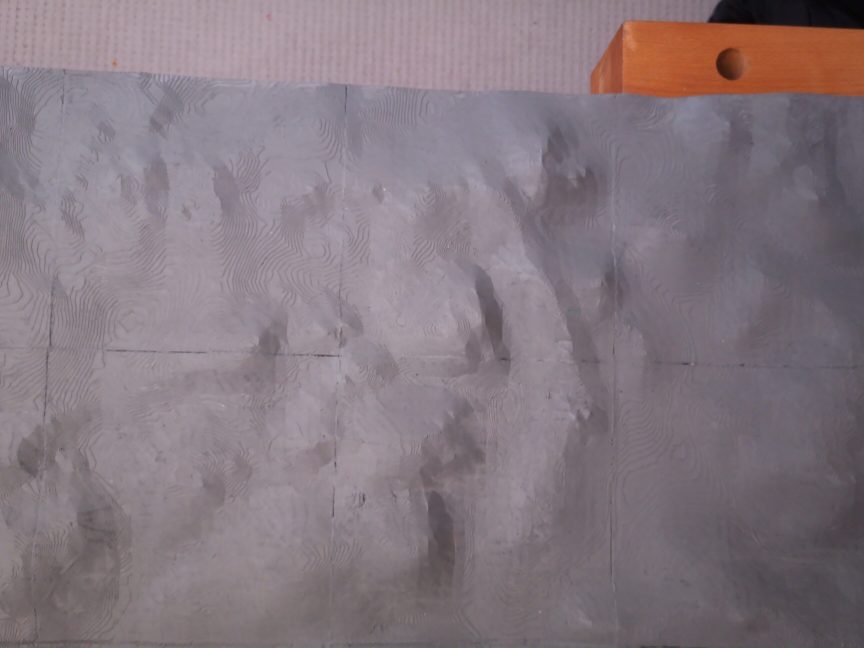
#> input picture ground/captures/map_frame_1773960411.jpg, 2592 x 1944 px, given in place of c, which was not available (shown at 1/3 size)
$ python -i stitching.py   (imports and definitions only)
#> lines starting #> are read from the running program, lines starting #| are printed output that depends on the picture
import cv2
import numpy as np
import os
import json

def stitch_images(image_paths, output_path):
    """
    Stitches multiple images into one panorama.
    Tries OpenCV high-level Stitcher first, falls back to manual Homography if needed.
    """
#> called with image_paths = 'captures/map_frame_1773960411.jpg', output_path = 'out.png'
    images = []
    for path in image_paths:
        img = cv2.imread(path)
#> img is the input picture: shape (1944, 2592, 3); mean B, G, R 128.1, 120.6, 133.3
        if img is None:
            continue
        # Resize for performance and better feature detection consistency
        h, w = img.shape[:2]
#> h = 1944; w = 2592
        if w > 1000:
            scale = 1000 / w
#> scale = 0.386
            img = cv2.resize(img, (1000, int(h * scale)))
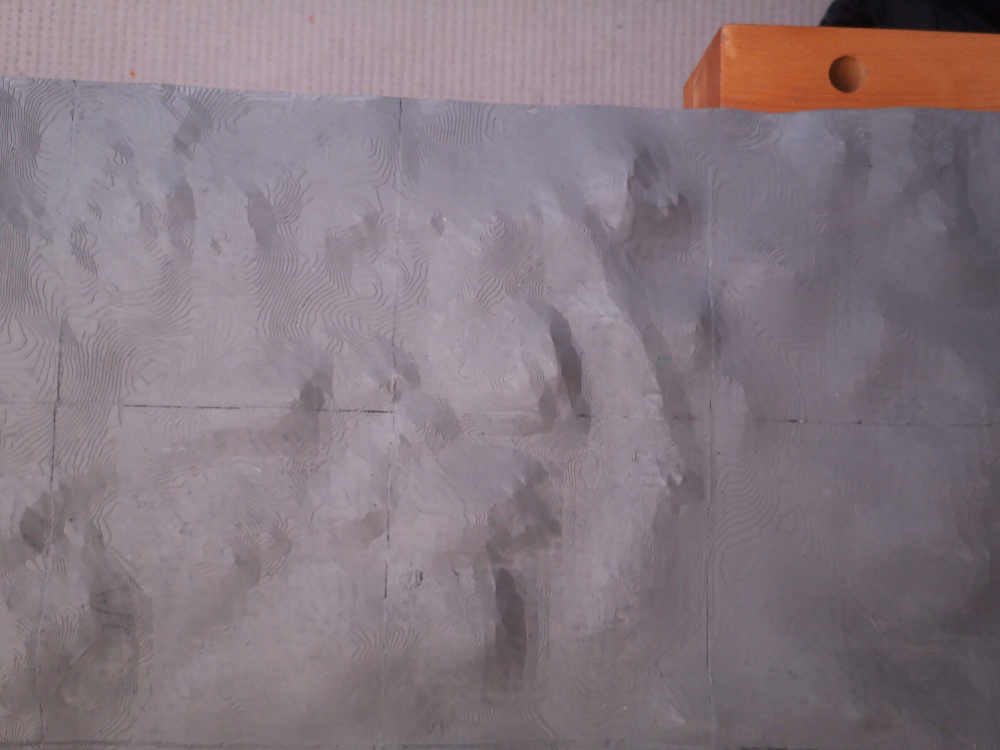
#> img: shape (750, 1000, 3); mean B, G, R 128, 120.5, 133.2
        images.append(img)
#> pass 2 of the loop in stitch_images, `for path in image_paths:`:
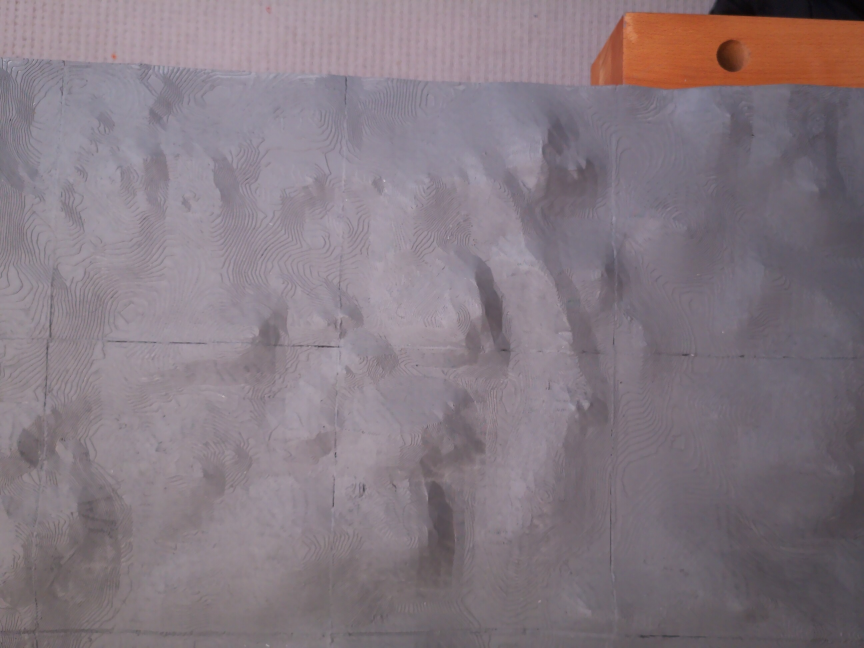
#> input picture ground/captures/map_frame_1773960417.jpg, 2592 x 1944 px, given in place of a, which was not available (shown at 1/3 size)
#> in stitch_images, img is the input picture: shape (1944, 2592, 3); mean B, G, R 129.4, 121.3, 133.2
#> in stitch_images, `img = cv2.resize(img, (1000, int(h * scale)))`:
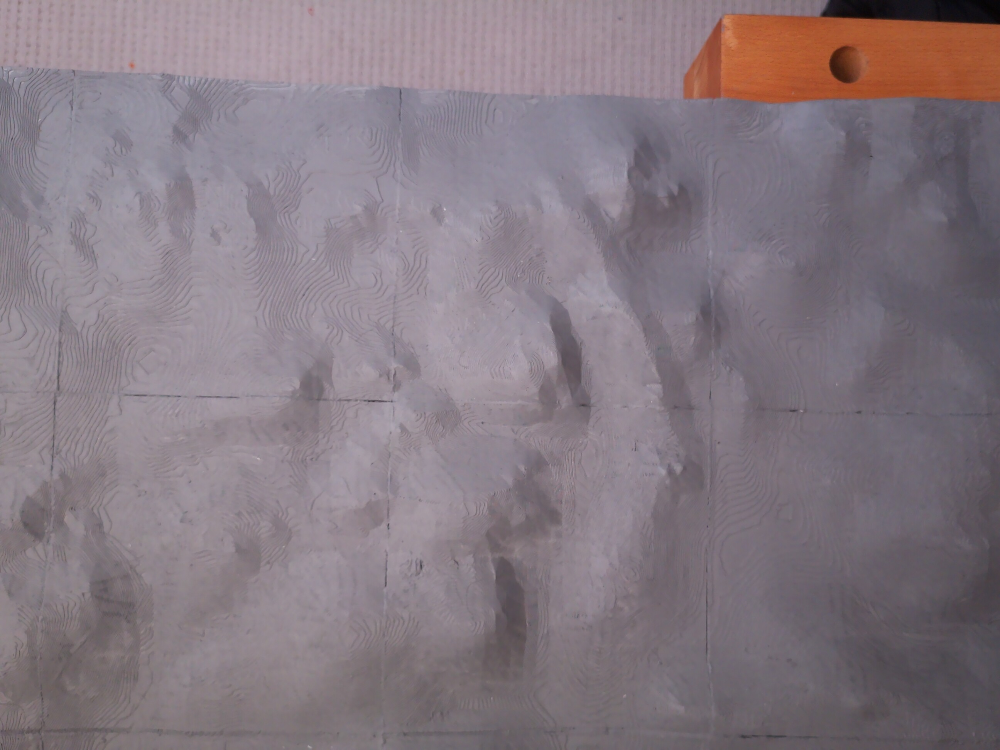
#> img: shape (750, 1000, 3); mean B, G, R 129.3, 121.2, 133.1

    if len(images) < 2:
        return False, "Need at least 2 valid images to stitch."

    # --- ATTEMPT 1: OpenCV Stitcher (High Quality) ---
    try:
        # Use PANORAMA for natural scenes or SCANS for flat tabletop
        # We try SCANS first as it's better for "moving over a table"
        stitcher = cv2.Stitcher_create(cv2.Stitcher_SCANS)
        status, stitched = stitcher.stitch(images)
        if status == cv2.Stitcher_OK:
            cv2.imwrite(output_path, stitched)
            return True, "Success (OpenCV Stitcher)"
    except Exception as e:
        print(f"[Stitcher] OpenCV Stitcher crashed: {e}")

    # --- ATTEMPT 2: Manual Feature Matching (Robust Fallback) ---
    # This is much more reliable for mapping when overlap is tricky
    print("[Stitcher] Falling back to manual feature matching...")
    try:
        result = images[0]
        orb = cv2.ORB_create(nfeatures=2000)

        for i in range(1, len(images)):
            img2 = images[i]

            # Find keypoints and descriptors
            kp1, des1 = orb.detectAndCompute(result, None)
            kp2, des2 = orb.detectAndCompute(img2, None)

            if des1 is None or des2 is None: continue

            # Match features
            bf = cv2.BFMatcher(cv2.NORM_HAMMING, crossCheck=True)
            matches = bf.match(des1, des2)
            matches = sorted(matches, key=lambda x: x.distance)

            # Need at least 10 good matches
            if len(matches) < 10:
                print(f"[Stitcher] Not enough matches for image {i}")
                continue

            src_pts = np.float32([kp1[m.queryIdx].pt for m in matches]).reshape(-1, 1, 2)
            dst_pts = np.float32([kp2[m.trainIdx].pt for m in matches]).reshape(-1, 1, 2)

            # Find Homography
            H, mask = cv2.findHomography(dst_pts, src_pts, cv2.RANSAC, 5.0)
            if H is None: continue

            # Warp image 2 to align with result
            h1, w1 = result.shape[:2]
            h2, w2 = img2.shape[:2]

            # Calculate corners of warped image to find new canvas size
            pts = np.float32([[0, 0], [0, h2], [w2, h2], [w2, 0]]).reshape(-1, 1, 2)
            dst = cv2.perspectiveTransform(pts, H)

            # Combine canvas
            all_pts = np.concatenate((np.float32([[0, 0], [0, h1], [w1, h1], [w1, 0]]).reshape(-1, 1, 2), dst), axis=0)
            [x_min, y_min] = np.int32(all_pts.min(axis=0).ravel() - 0.5)
            [x_max, y_max] = np.int32(all_pts.max(axis=0).ravel() + 0.5)

            translation_dist = [-x_min, -y_min]
            H_translation = np.array([[1, 0, translation_dist[0]], [0, 1, translation_dist[1]], [0, 0, 1]])

            output_img = cv2.warpPerspective(img2, H_translation.dot(H), (x_max - x_min, y_max - y_min))
            output_img[translation_dist[1]:h1 + translation_dist[1], translation_dist[0]:w1 + translation_dist[0]] = result
            result = output_img

        cv2.imwrite(output_path, result)
        return True, "Success (Manual Fallback)"

    except Exception as e:
        import traceback
        traceback.print_exc()
        return False, f"Manual stitching failed: {str(e)}"

# [5 lines not run here, left out]

>>> result = stitch_images('captures/map_frame_1773960411.jpg', 'out.png')
